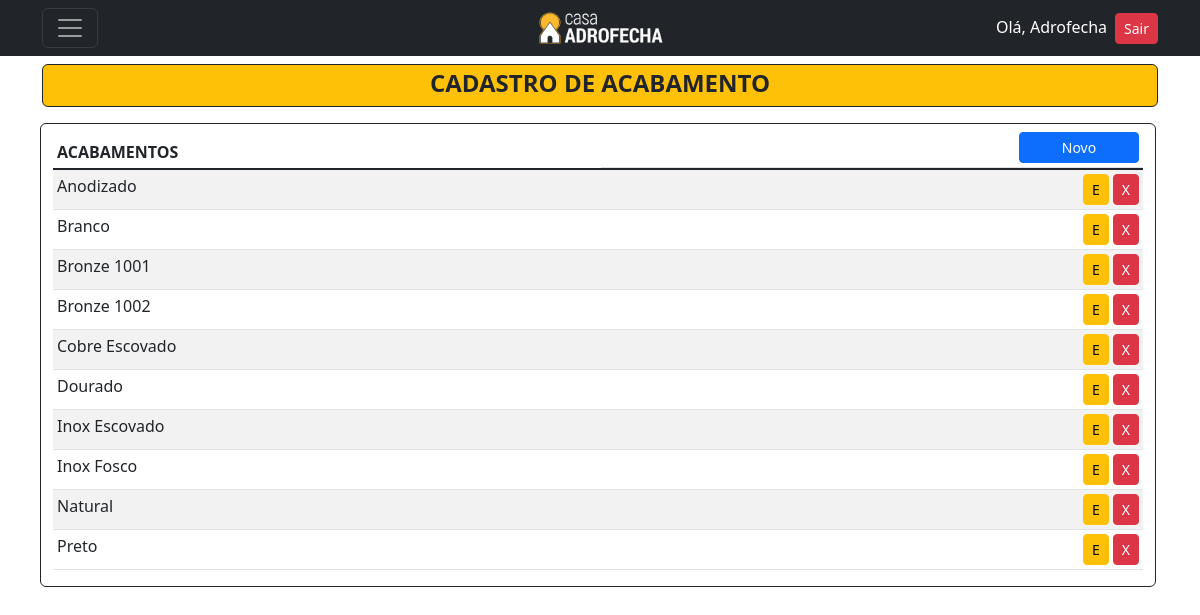
Before: /listar/acabamento/ (signed in) with the older database file.
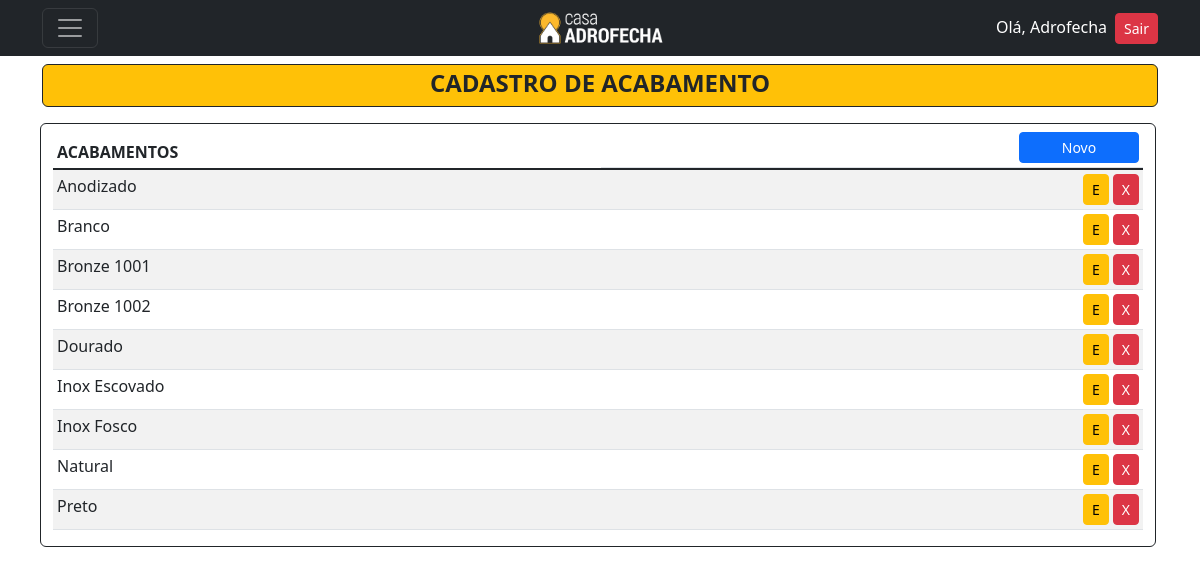
After: the same page with the newer database file.
### cadastros/models.py (models this page shows)
class Acabamento(models.Model):
    acabamento = models.CharField(max_length=50, unique=True)
    codigo_rgb = models.CharField(max_length=15, verbose_name="Código RGB",)
    class Meta:
        verbose_name = 'Acabamento'
        verbose_name_plural = 'Acabamentos'
        ordering = ["acabamento"]
    def __str__(self):
        return self.acabamento

### cadastros/views.py (the view)
# urls.py: path('listar/acabamento/', AcabamentoList.as_view(), name='listar-acabamento'),
class AcabamentoList(LoginRequiredMixin,PermissionRequiredMixin, ListView):
    model = Acabamento
    template_name = 'cadastros/listas/acabamento.html'
    permission_required = 'cadastros.view_acabamento'

### cadastros/templates/cadastros/listas/acabamento.html (shortened to what this page needs)
{% extends 'base.html' %}
{% block content %}
<header class="mt-5">
  <div>
      <div class="bg-warning rounded text-dark border border-dark pt-1 d-flex align-items-center justify-content-center">
        <h4><strong>CADASTRO DE ACABAMENTO</strong></h4>
      </div>
  </div>
</header>
<div class="container mt-3">
  <div class="d-flex justify-content-center row">
      <div class="border border-dark rounded mb-3 me-1">
          <table class="mt-1 table table-sm table-striped">
            <thead>
              <tr>
                <th>ACABAMENTOS</th>
                <th class="d-flex justify-content-end"><a href="{% url 'cadastrar-acabamento' %}" style="width: 120px;" class="btn btn-primary bg-primary btn-sm">Novo</a></th>
              </tr>
            </thead>
            <tbody class="table-group-divider">
                {% for item in object_list|dictsort:"acabamento" %}
                <tr>
                    <td>{{ item }}</td>
                    <td class="d-flex justify-content-end">
                        <a href="{% url 'editar-acabamento' item.pk %}" class="me-1 btn btn-warning btn-sm" title="Editar">E</a>
                        <a href="{% url 'excluir-acabamento' item.pk %}" class="btn btn-danger btn-sm" title="Excluir">X</a>
                    </td>
                </tr>
                {% empty %}
                <tr>
                    <td colspan="3">Nenhum acabamento cadastrado</td>
                </tr>
                {% endfor %}
            </tbody>
          </table>
      </div>
  </div>
</div>
{% endblock %}

Changed rows visible on the page:
removed Acabamento: acabamento "Cobre Escovado"
